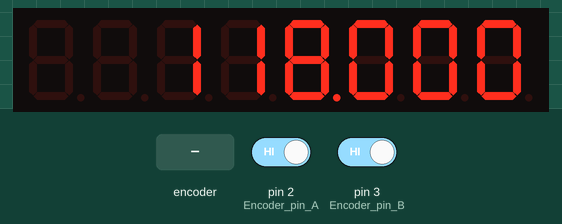
Recording of a sketch running on a simulated Arduino Uno, built with avr-gcc and run on an emulated ATmega328P. Parts: 8-digit seven-segment display. The test bench sets the inputs (shaded band); at power-on: pin 2 (Encoder_pin_A) HIGH, pin 3 (Encoder_pin_B) HIGH.

Above: at 1.2 s.
1.3 s: rotary encoder on pin 2 (Encoder_pin_A) / pin 3 (Encoder_pin_B) turned 2 steps (second pin leading)
At 2.2 s:
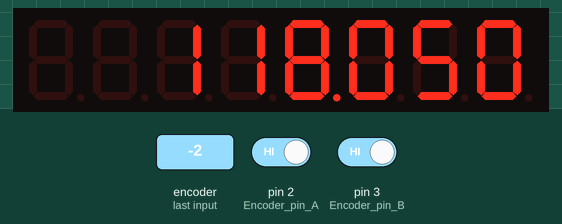
3.2 s: rotary encoder on pin 2 (Encoder_pin_A) / pin 3 (Encoder_pin_B) turned 2 steps (second pin leading)
At 4.6 s:
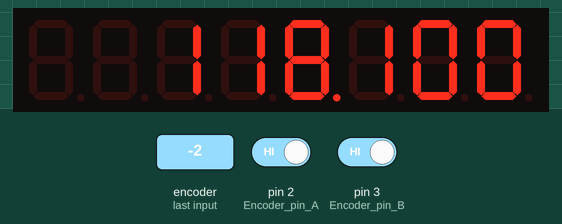
5.1 s: rotary encoder on pin 2 (Encoder_pin_A) / pin 3 (Encoder_pin_B) turned 2 steps (second pin leading)
At 5.6 s:
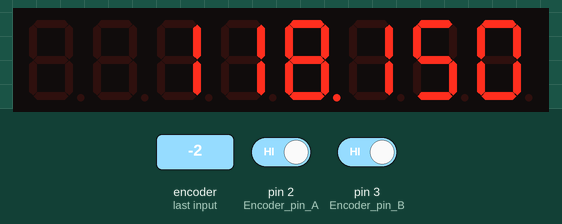
Timing chart, 0 to 8.1 s (numbered marks = the images above; inputs shaded):
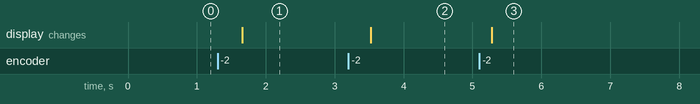

The sketch:

EncoderTesting.ino
```cpp
volatile long encoderCount = 0;  // Variable to store the encoder count
volatile bool lastEncoderStateA = LOW;

long lastupdate = 0;

float smoothedoutput = 0;

#include "LedControl.h"
LedControl lc = LedControl(12, 11, 10, 1);
#define DEVICE_ADDRESS 0


void setup() {
  // Initialize Serial communication for debugging
  Serial.begin(9600);

  // Set pin modes
  pinMode(2, INPUT_PULLUP);  // Encoder pin A
  pinMode(3, INPUT_PULLUP);  // Encoder pin B

  // Attach interrupts to pins 2 and 3
  attachInterrupt(digitalPinToInterrupt(2), doEncoderA, CHANGE);
  attachInterrupt(digitalPinToInterrupt(3), doEncoderB, CHANGE);

  lc.shutdown(0, false);
  /* Set the brightness to a medium values */
  lc.setIntensity(0, 8);
  /* and clear the display */
  lc.clearDisplay(0);
  displayFloat(118.25, 3);
}


void loop() {
  // Print encoder count for debugging
  smoothedoutput = 118 + 0.05 * int(encoderCount / 3);
  // Serial.println(String(encoderCount) + " " + String(smoothedoutput));
  displayFloat(smoothedoutput, 3);
  delay(100);
}

// Interrupt service routines
void doEncoderA() {

  int turnmultiplier = 0;
  bool A = digitalRead(2);
  bool B = digitalRead(3);

  if ((millis() - lastupdate) < 1000) {
    turnmultiplier = 3;
  }


  if (A != lastEncoderStateA) {
    if (A == B) {
      if (encoderCount <= 1400) {
        for (int i = 0; i <= turnmultiplier; i++) {}
        encoderCount++;  // Counting up
      }
    }
   else {
    if (encoderCount >= 1) {
      for (int i = 0; i <= turnmultiplier; i++) {
        encoderCount--;  // Counting down
      }
    }
  }
  lastEncoderStateA = A;
}
}

void doEncoderB() {
  // Optional: handle B channel if needed for more precise counting
}
void displayFloat(float number, int numDecimals) {
  // The display is indexed from the right: digit 0 is the rightmost digit.
  // Assuming a total display size of at least (numDecimals + 1) digits.

  // 1. Scale the number to move the decimal point past the desired precision.
  // For 3 decimal places, we multiply by 1000 (10^3).
  long scaleFactor = 1;
  for (int i = 0; i < numDecimals; i++) {
    scaleFactor *= 10;
  }

  // Round and scale the number to a long integer.
  // Adding 0.5 before casting ensures correct rounding.
  long integerValue = (long)(number * scaleFactor + 0.5);

  // Clear the display before setting new digits
  lc.clearDisplay(DEVICE_ADDRESS);

  int totalDigits = 8;  // Assumes an 8-digit display. Adjust as needed.

  // 2. Extract and display digits, starting from the decimal part.
  for (int i = 0; i < totalDigits; i++) {
    int digitIndex = i;  // The current digit position (0 is rightmost)
    bool hasDecimal = false;

    if (i < numDecimals) {
      // Decimal digits (right of the decimal point)
      // The decimal point is part of the digit *before* the decimal place.
      // So, the third decimal place (digit 0) has no DP.
      // The second decimal place (digit 1) has no DP.
      // The first decimal place (digit 2) has no DP.
    } else if (i == numDecimals) {
      // The digit *before* the decimal point (e.g., the "ones" place).
      hasDecimal = true;  // The decimal point is set on this digit.
    } else {
      // Integer digits (left of the decimal point, beyond the ones place)
    }

    // Get the current digit
    int digit = integerValue % 10;

    // Check if we are displaying leading zeros in the integer part (not including the ones place)
    if (integerValue == 0 && i > numDecimals) {
      // If the remaining number is zero and we're past the ones place, stop displaying.
      // Break once we pass the ones-place digit and are checking for higher places.
      if (i > numDecimals + 1) {  // Stop blanking after the tens place if the number is < 10
        break;
      }
    }

    // Display the digit. Note: The `setDigit` function takes the digit position from the right (0-7).
    lc.setDigit(DEVICE_ADDRESS, digitIndex, digit, hasDecimal);

    // Move to the next digit
    integerValue /= 10;

    // Stop if all digits of the integer part have been displayed
    if (integerValue == 0 && i >= numDecimals) {
      break;
    }
  }
}
```

Measured:
- after the input at 1.3 s, the display: changes after 0.36 s (image 1)
- after the input at 3.2 s, the display: changes after 0.32 s (image 2)
- after the input at 5.1 s, the display: changes after 0.18 s (image 3)
